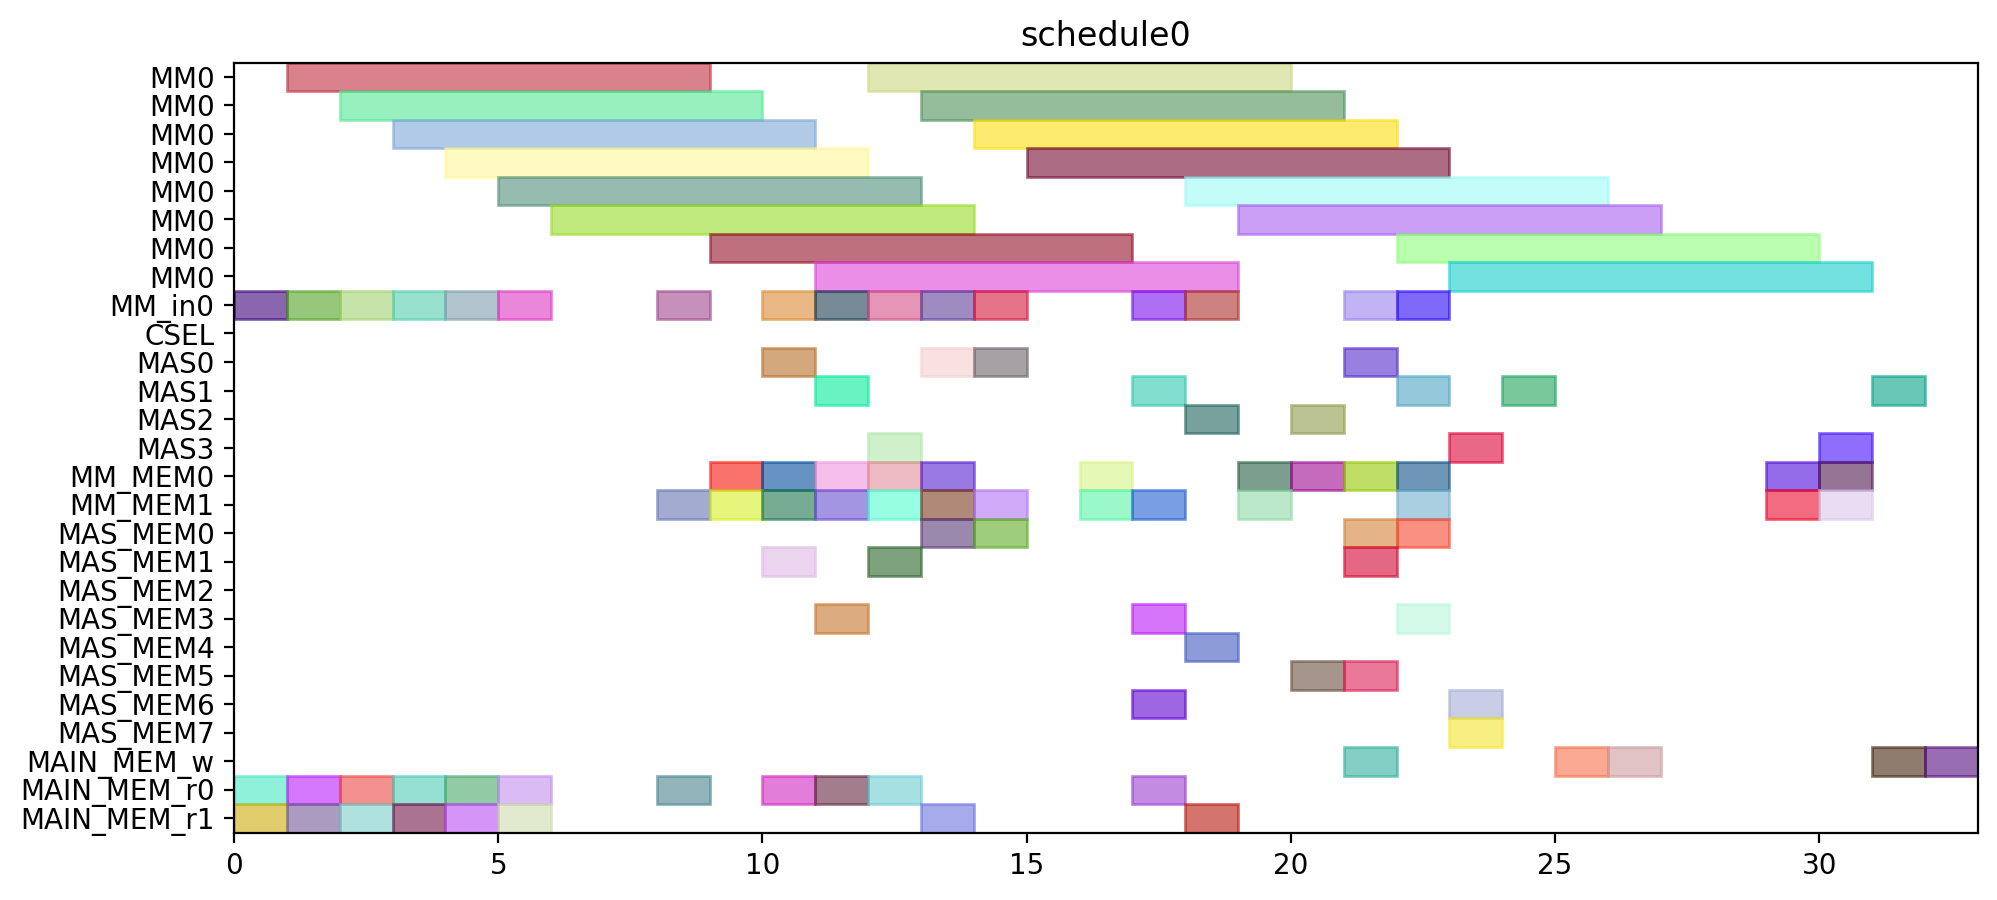

Write Python code to recreate this figure.
from pyschedule import Scenario, solvers, plotters, alt


def solve():
	horizon = 120
	S = Scenario("schedule0", horizon=horizon)

	# resource
	MM = S.Resources('MM', num=1, size=8)
	MM_in = S.Resources('MM_in', num=1)
	CSEL = S.Resource('CSEL')
	MAS = S.Resources('MAS', num=4, size=1, periods=range(1, horizon))
	MM_MEM = S.Resources('MM_MEM', num=2)
	MAS_MEM = S.Resources('MAS_MEM', num=8)
	MAIN_MEM_w = S.Resource('MAIN_MEM_w', size=1)
	MAIN_MEM_r = S.Resources('MAIN_MEM_r', num=2)

	# result of previous scheduling

	# new tasks
	t0 = S.Task('t0', length=8, delay_cost=1)
	t0 += alt(MM)
	t0_in = S.Task('t0_in', length=1, delay_cost=1)
	t0_in += alt(MM_in)
	S += t0_in*MM_in[0]<=t0*MM[0]
	t0_mem0 = S.Task('t0_mem0', length=1, delay_cost=1)
	t0_mem0 += MAIN_MEM_r[0]
	S += t0_mem0 <= t0

	t0_mem1 = S.Task('t0_mem1', length=1, delay_cost=1)
	t0_mem1 += MAIN_MEM_r[1]
	S += t0_mem1 <= t0

	t1 = S.Task('t1', length=8, delay_cost=1)
	t1 += alt(MM)
	t1_in = S.Task('t1_in', length=1, delay_cost=1)
	t1_in += alt(MM_in)
	S += t1_in*MM_in[0]<=t1*MM[0]
	t1_mem0 = S.Task('t1_mem0', length=1, delay_cost=1)
	t1_mem0 += MAIN_MEM_r[0]
	S += t1_mem0 <= t1

	t1_mem1 = S.Task('t1_mem1', length=1, delay_cost=1)
	t1_mem1 += MAIN_MEM_r[1]
	S += t1_mem1 <= t1

	t2 = S.Task('t2', length=8, delay_cost=1)
	t2 += alt(MM)
	t2_in = S.Task('t2_in', length=1, delay_cost=1)
	t2_in += alt(MM_in)
	S += t2_in*MM_in[0]<=t2*MM[0]
	t2_mem0 = S.Task('t2_mem0', length=1, delay_cost=1)
	t2_mem0 += MAIN_MEM_r[0]
	S += t2_mem0 <= t2

	t2_mem1 = S.Task('t2_mem1', length=1, delay_cost=1)
	t2_mem1 += MAIN_MEM_r[1]
	S += t2_mem1 <= t2

	t3 = S.Task('t3', length=8, delay_cost=1)
	t3 += alt(MM)
	t3_in = S.Task('t3_in', length=1, delay_cost=1)
	t3_in += alt(MM_in)
	S += t3_in*MM_in[0]<=t3*MM[0]
	t3_mem0 = S.Task('t3_mem0', length=1, delay_cost=1)
	t3_mem0 += MAIN_MEM_r[0]
	S += t3_mem0 <= t3

	t3_mem1 = S.Task('t3_mem1', length=1, delay_cost=1)
	t3_mem1 += MAIN_MEM_r[1]
	S += t3_mem1 <= t3

	t5 = S.Task('t5', length=8, delay_cost=1)
	t5 += alt(MM)
	t5_in = S.Task('t5_in', length=1, delay_cost=1)
	t5_in += alt(MM_in)
	S += t5_in*MM_in[0]<=t5*MM[0]
	t5_mem0 = S.Task('t5_mem0', length=1, delay_cost=1)
	t5_mem0 += MAIN_MEM_r[0]
	S += t5_mem0 <= t5

	t5_mem1 = S.Task('t5_mem1', length=1, delay_cost=1)
	t5_mem1 += MAIN_MEM_r[1]
	S += t5_mem1 <= t5

	t23 = S.Task('t23', length=8, delay_cost=1)
	t23 += alt(MM)
	t23_in = S.Task('t23_in', length=1, delay_cost=1)
	t23_in += alt(MM_in)
	S += t23_in*MM_in[0]<=t23*MM[0]
	t23_mem0 = S.Task('t23_mem0', length=1, delay_cost=1)
	t23_mem0 += MAIN_MEM_r[0]
	S += t23_mem0 <= t23

	t23_mem1 = S.Task('t23_mem1', length=1, delay_cost=1)
	t23_mem1 += MAIN_MEM_r[1]
	S += t23_mem1 <= t23

	t4 = S.Task('t4', length=1, delay_cost=1)
	t4 += alt(MAS)
	t4_mem0 = S.Task('t4_mem0', length=1, delay_cost=1)
	t4_mem0 += alt(MM_MEM)
	S += (t3*MM[0])-1 < t4_mem0*MM_MEM[0]
	S += t4_mem0 <= t4

	t4_mem1 = S.Task('t4_mem1', length=1, delay_cost=1)
	t4_mem1 += alt(MM_MEM)
	S += (t3*MM[0])-1 < t4_mem1*MM_MEM[1]
	S += t4_mem1 <= t4

	t6 = S.Task('t6', length=1, delay_cost=1)
	t6 += alt(MAS)
	t6_mem0 = S.Task('t6_mem0', length=1, delay_cost=1)
	t6_mem0 += alt(MM_MEM)
	S += (t5*MM[0])-1 < t6_mem0*MM_MEM[0]
	S += t6_mem0 <= t6

	t6_mem1 = S.Task('t6_mem1', length=1, delay_cost=1)
	t6_mem1 += alt(MM_MEM)
	S += (t5*MM[0])-1 < t6_mem1*MM_MEM[1]
	S += t6_mem1 <= t6

	t8 = S.Task('t8', length=8, delay_cost=1)
	t8 += alt(MM)
	t8_in = S.Task('t8_in', length=1, delay_cost=1)
	t8_in += alt(MM_in)
	S += t8_in*MM_in[0]<=t8*MM[0]
	t8_mem0 = S.Task('t8_mem0', length=1, delay_cost=1)
	t8_mem0 += MAIN_MEM_r[0]
	S += t8_mem0 <= t8

	t8_mem1 = S.Task('t8_mem1', length=1, delay_cost=1)
	t8_mem1 += alt(MM_MEM)
	S += (t2*MM[0])-1 < t8_mem1*MM_MEM[1]
	S += t8_mem1 <= t8

	t15 = S.Task('t15', length=8, delay_cost=1)
	t15 += alt(MM)
	t15_in = S.Task('t15_in', length=1, delay_cost=1)
	t15_in += alt(MM_in)
	S += t15_in*MM_in[0]<=t15*MM[0]
	t15_mem0 = S.Task('t15_mem0', length=1, delay_cost=1)
	t15_mem0 += MAIN_MEM_r[0]
	S += t15_mem0 <= t15

	t15_mem1 = S.Task('t15_mem1', length=1, delay_cost=1)
	t15_mem1 += alt(MM_MEM)
	S += (t2*MM[0])-1 < t15_mem1*MM_MEM[1]
	S += t15_mem1 <= t15

	t19 = S.Task('t19', length=1, delay_cost=1)
	t19 += alt(MAS)
	t19_mem0 = S.Task('t19_mem0', length=1, delay_cost=1)
	t19_mem0 += alt(MM_MEM)
	S += (t0*MM[0])-1 < t19_mem0*MM_MEM[0]
	S += t19_mem0 <= t19

	t19_mem1 = S.Task('t19_mem1', length=1, delay_cost=1)
	t19_mem1 += alt(MM_MEM)
	S += (t0*MM[0])-1 < t19_mem1*MM_MEM[1]
	S += t19_mem1 <= t19

	t24 = S.Task('t24', length=1, delay_cost=1)
	t24 += alt(MAS)
	t24_mem0 = S.Task('t24_mem0', length=1, delay_cost=1)
	t24_mem0 += alt(MM_MEM)
	S += (t23*MM[0])-1 < t24_mem0*MM_MEM[0]
	S += t24_mem0 <= t24

	t24_mem1 = S.Task('t24_mem1', length=1, delay_cost=1)
	t24_mem1 += alt(MM_MEM)
	S += (t23*MM[0])-1 < t24_mem1*MM_MEM[1]
	S += t24_mem1 <= t24

	t7 = S.Task('t7', length=8, delay_cost=1)
	t7 += alt(MM)
	t7_in = S.Task('t7_in', length=1, delay_cost=1)
	t7_in += alt(MM_in)
	S += t7_in*MM_in[0]<=t7*MM[0]
	t7_mem0 = S.Task('t7_mem0', length=1, delay_cost=1)
	t7_mem0 += MAIN_MEM_r[0]
	S += t7_mem0 <= t7

	t7_mem1 = S.Task('t7_mem1', length=1, delay_cost=1)
	t7_mem1 += alt(MAS_MEM)
	S += (t6*MAS[0])-1 < t7_mem1*MAS_MEM[1]
	S += (t6*MAS[1])-1 < t7_mem1*MAS_MEM[3]
	S += (t6*MAS[2])-1 < t7_mem1*MAS_MEM[5]
	S += (t6*MAS[3])-1 < t7_mem1*MAS_MEM[7]
	S += t7_mem1 <= t7

	t14 = S.Task('t14', length=8, delay_cost=1)
	t14 += alt(MM)
	t14_in = S.Task('t14_in', length=1, delay_cost=1)
	t14_in += alt(MM_in)
	S += t14_in*MM_in[0]<=t14*MM[0]
	S += 0<t14

	t14_w = S.Task('t14_w', length=1, delay_cost=1)
	t14_w += alt(MAIN_MEM_w)
	S += t14 <= t14_w

	t14_mem0 = S.Task('t14_mem0', length=1, delay_cost=1)
	t14_mem0 += MAIN_MEM_r[0]
	S += t14_mem0 <= t14

	t14_mem1 = S.Task('t14_mem1', length=1, delay_cost=1)
	t14_mem1 += alt(MAS_MEM)
	S += (t6*MAS[0])-1 < t14_mem1*MAS_MEM[1]
	S += (t6*MAS[1])-1 < t14_mem1*MAS_MEM[3]
	S += (t6*MAS[2])-1 < t14_mem1*MAS_MEM[5]
	S += (t6*MAS[3])-1 < t14_mem1*MAS_MEM[7]
	S += t14_mem1 <= t14

	t16 = S.Task('t16', length=1, delay_cost=1)
	t16 += alt(MAS)
	t16_mem0 = S.Task('t16_mem0', length=1, delay_cost=1)
	t16_mem0 += alt(MM_MEM)
	S += (t0*MM[0])-1 < t16_mem0*MM_MEM[0]
	S += t16_mem0 <= t16

	t16_mem1 = S.Task('t16_mem1', length=1, delay_cost=1)
	t16_mem1 += alt(MM_MEM)
	S += (t15*MM[0])-1 < t16_mem1*MM_MEM[1]
	S += t16_mem1 <= t16

	t20 = S.Task('t20', length=1, delay_cost=1)
	t20 += alt(MAS)
	t20_mem0 = S.Task('t20_mem0', length=1, delay_cost=1)
	t20_mem0 += alt(MM_MEM)
	S += (t0*MM[0])-1 < t20_mem0*MM_MEM[0]
	S += t20_mem0 <= t20

	t20_mem1 = S.Task('t20_mem1', length=1, delay_cost=1)
	t20_mem1 += alt(MAS_MEM)
	S += (t19*MAS[0])-1 < t20_mem1*MAS_MEM[1]
	S += (t19*MAS[1])-1 < t20_mem1*MAS_MEM[3]
	S += (t19*MAS[2])-1 < t20_mem1*MAS_MEM[5]
	S += (t19*MAS[3])-1 < t20_mem1*MAS_MEM[7]
	S += t20_mem1 <= t20

	t25 = S.Task('t25', length=8, delay_cost=1)
	t25 += alt(MM)
	t25_in = S.Task('t25_in', length=1, delay_cost=1)
	t25_in += alt(MM_in)
	S += t25_in*MM_in[0]<=t25*MM[0]
	t25_mem0 = S.Task('t25_mem0', length=1, delay_cost=1)
	t25_mem0 += alt(MAS_MEM)
	S += (t24*MAS[0])-1 < t25_mem0*MAS_MEM[0]
	S += (t24*MAS[1])-1 < t25_mem0*MAS_MEM[2]
	S += (t24*MAS[2])-1 < t25_mem0*MAS_MEM[4]
	S += (t24*MAS[3])-1 < t25_mem0*MAS_MEM[6]
	S += t25_mem0 <= t25

	t25_mem1 = S.Task('t25_mem1', length=1, delay_cost=1)
	t25_mem1 += MAIN_MEM_r[1]
	S += t25_mem1 <= t25

	t26 = S.Task('t26', length=8, delay_cost=1)
	t26 += alt(MM)
	t26_in = S.Task('t26_in', length=1, delay_cost=1)
	t26_in += alt(MM_in)
	S += t26_in*MM_in[0]<=t26*MM[0]
	t26_mem0 = S.Task('t26_mem0', length=1, delay_cost=1)
	t26_mem0 += alt(MAS_MEM)
	S += (t24*MAS[0])-1 < t26_mem0*MAS_MEM[0]
	S += (t24*MAS[1])-1 < t26_mem0*MAS_MEM[2]
	S += (t24*MAS[2])-1 < t26_mem0*MAS_MEM[4]
	S += (t24*MAS[3])-1 < t26_mem0*MAS_MEM[6]
	S += t26_mem0 <= t26

	t26_mem1 = S.Task('t26_mem1', length=1, delay_cost=1)
	t26_mem1 += alt(MM_MEM)
	S += (t1*MM[0])-1 < t26_mem1*MM_MEM[1]
	S += t26_mem1 <= t26

	t9 = S.Task('t9', length=1, delay_cost=1)
	t9 += alt(MAS)
	t9_mem0 = S.Task('t9_mem0', length=1, delay_cost=1)
	t9_mem0 += alt(MM_MEM)
	S += (t7*MM[0])-1 < t9_mem0*MM_MEM[0]
	S += t9_mem0 <= t9

	t9_mem1 = S.Task('t9_mem1', length=1, delay_cost=1)
	t9_mem1 += alt(MM_MEM)
	S += (t8*MM[0])-1 < t9_mem1*MM_MEM[1]
	S += t9_mem1 <= t9

	t17 = S.Task('t17', length=8, delay_cost=1)
	t17 += alt(MM)
	t17_in = S.Task('t17_in', length=1, delay_cost=1)
	t17_in += alt(MM_in)
	S += t17_in*MM_in[0]<=t17*MM[0]
	S += 0<t17

	t17_w = S.Task('t17_w', length=1, delay_cost=1)
	t17_w += alt(MAIN_MEM_w)
	S += t17 <= t17_w

	t17_mem0 = S.Task('t17_mem0', length=1, delay_cost=1)
	t17_mem0 += MAIN_MEM_r[0]
	S += t17_mem0 <= t17

	t17_mem1 = S.Task('t17_mem1', length=1, delay_cost=1)
	t17_mem1 += alt(MAS_MEM)
	S += (t16*MAS[0])-1 < t17_mem1*MAS_MEM[1]
	S += (t16*MAS[1])-1 < t17_mem1*MAS_MEM[3]
	S += (t16*MAS[2])-1 < t17_mem1*MAS_MEM[5]
	S += (t16*MAS[3])-1 < t17_mem1*MAS_MEM[7]
	S += t17_mem1 <= t17

	t21 = S.Task('t21', length=1, delay_cost=1)
	t21 += alt(MAS)
	t21_mem0 = S.Task('t21_mem0', length=1, delay_cost=1)
	t21_mem0 += alt(MAS_MEM)
	S += (t20*MAS[0])-1 < t21_mem0*MAS_MEM[0]
	S += (t20*MAS[1])-1 < t21_mem0*MAS_MEM[2]
	S += (t20*MAS[2])-1 < t21_mem0*MAS_MEM[4]
	S += (t20*MAS[3])-1 < t21_mem0*MAS_MEM[6]
	S += t21_mem0 <= t21

	t21_mem1 = S.Task('t21_mem1', length=1, delay_cost=1)
	t21_mem1 += alt(MM_MEM)
	S += (t15*MM[0])-1 < t21_mem1*MM_MEM[1]
	S += t21_mem1 <= t21

	t27 = S.Task('t27', length=1, delay_cost=1)
	t27 += alt(MAS)
	t27_mem0 = S.Task('t27_mem0', length=1, delay_cost=1)
	t27_mem0 += alt(MM_MEM)
	S += (t26*MM[0])-1 < t27_mem0*MM_MEM[0]
	S += t27_mem0 <= t27

	t27_mem1 = S.Task('t27_mem1', length=1, delay_cost=1)
	t27_mem1 += alt(MM_MEM)
	S += (t26*MM[0])-1 < t27_mem1*MM_MEM[1]
	S += t27_mem1 <= t27

	t10 = S.Task('t10', length=1, delay_cost=1)
	t10 += alt(MAS)
	t10_mem0 = S.Task('t10_mem0', length=1, delay_cost=1)
	t10_mem0 += alt(MM_MEM)
	S += (t1*MM[0])-1 < t10_mem0*MM_MEM[0]
	S += t10_mem0 <= t10

	t10_mem1 = S.Task('t10_mem1', length=1, delay_cost=1)
	t10_mem1 += alt(MAS_MEM)
	S += (t9*MAS[0])-1 < t10_mem1*MAS_MEM[1]
	S += (t9*MAS[1])-1 < t10_mem1*MAS_MEM[3]
	S += (t9*MAS[2])-1 < t10_mem1*MAS_MEM[5]
	S += (t9*MAS[3])-1 < t10_mem1*MAS_MEM[7]
	S += t10_mem1 <= t10

	t11 = S.Task('t11', length=1, delay_cost=1)
	t11 += alt(MAS)
	t11_mem0 = S.Task('t11_mem0', length=1, delay_cost=1)
	t11_mem0 += alt(MM_MEM)
	S += (t1*MM[0])-1 < t11_mem0*MM_MEM[0]
	S += t11_mem0 <= t11

	t11_mem1 = S.Task('t11_mem1', length=1, delay_cost=1)
	t11_mem1 += alt(MAS_MEM)
	S += (t9*MAS[0])-1 < t11_mem1*MAS_MEM[1]
	S += (t9*MAS[1])-1 < t11_mem1*MAS_MEM[3]
	S += (t9*MAS[2])-1 < t11_mem1*MAS_MEM[5]
	S += (t9*MAS[3])-1 < t11_mem1*MAS_MEM[7]
	S += t11_mem1 <= t11

	t22 = S.Task('t22', length=8, delay_cost=1)
	t22 += alt(MM)
	t22_in = S.Task('t22_in', length=1, delay_cost=1)
	t22_in += alt(MM_in)
	S += t22_in*MM_in[0]<=t22*MM[0]
	t22_mem0 = S.Task('t22_mem0', length=1, delay_cost=1)
	t22_mem0 += alt(MAS_MEM)
	S += (t21*MAS[0])-1 < t22_mem0*MAS_MEM[0]
	S += (t21*MAS[1])-1 < t22_mem0*MAS_MEM[2]
	S += (t21*MAS[2])-1 < t22_mem0*MAS_MEM[4]
	S += (t21*MAS[3])-1 < t22_mem0*MAS_MEM[6]
	S += t22_mem0 <= t22

	t22_mem1 = S.Task('t22_mem1', length=1, delay_cost=1)
	t22_mem1 += MAIN_MEM_r[1]
	S += t22_mem1 <= t22

	new_PZ = S.Task('new_PZ', length=1, delay_cost=1)
	new_PZ += alt(MAS)
	S += 0<new_PZ

	new_PZ_w = S.Task('new_PZ_w', length=1, delay_cost=1)
	new_PZ_w += alt(MAIN_MEM_w)
	S += new_PZ <= new_PZ_w

	new_PZ_mem0 = S.Task('new_PZ_mem0', length=1, delay_cost=1)
	new_PZ_mem0 += alt(MAS_MEM)
	S += (t27*MAS[0])-1 < new_PZ_mem0*MAS_MEM[0]
	S += (t27*MAS[1])-1 < new_PZ_mem0*MAS_MEM[2]
	S += (t27*MAS[2])-1 < new_PZ_mem0*MAS_MEM[4]
	S += (t27*MAS[3])-1 < new_PZ_mem0*MAS_MEM[6]
	S += new_PZ_mem0 <= new_PZ

	new_PZ_mem1 = S.Task('new_PZ_mem1', length=1, delay_cost=1)
	new_PZ_mem1 += alt(MAS_MEM)
	S += (t27*MAS[0])-1 < new_PZ_mem1*MAS_MEM[1]
	S += (t27*MAS[1])-1 < new_PZ_mem1*MAS_MEM[3]
	S += (t27*MAS[2])-1 < new_PZ_mem1*MAS_MEM[5]
	S += (t27*MAS[3])-1 < new_PZ_mem1*MAS_MEM[7]
	S += new_PZ_mem1 <= new_PZ

	t12 = S.Task('t12', length=8, delay_cost=1)
	t12 += alt(MM)
	t12_in = S.Task('t12_in', length=1, delay_cost=1)
	t12_in += alt(MM_in)
	S += t12_in*MM_in[0]<=t12*MM[0]
	t12_mem0 = S.Task('t12_mem0', length=1, delay_cost=1)
	t12_mem0 += alt(MAS_MEM)
	S += (t10*MAS[0])-1 < t12_mem0*MAS_MEM[0]
	S += (t10*MAS[1])-1 < t12_mem0*MAS_MEM[2]
	S += (t10*MAS[2])-1 < t12_mem0*MAS_MEM[4]
	S += (t10*MAS[3])-1 < t12_mem0*MAS_MEM[6]
	S += t12_mem0 <= t12

	t12_mem1 = S.Task('t12_mem1', length=1, delay_cost=1)
	t12_mem1 += alt(MAS_MEM)
	S += (t11*MAS[0])-1 < t12_mem1*MAS_MEM[1]
	S += (t11*MAS[1])-1 < t12_mem1*MAS_MEM[3]
	S += (t11*MAS[2])-1 < t12_mem1*MAS_MEM[5]
	S += (t11*MAS[3])-1 < t12_mem1*MAS_MEM[7]
	S += t12_mem1 <= t12

	t13 = S.Task('t13', length=8, delay_cost=1)
	t13 += alt(MM)
	t13_in = S.Task('t13_in', length=1, delay_cost=1)
	t13_in += alt(MM_in)
	S += t13_in*MM_in[0]<=t13*MM[0]
	t13_mem0 = S.Task('t13_mem0', length=1, delay_cost=1)
	t13_mem0 += alt(MAS_MEM)
	S += (t4*MAS[0])-1 < t13_mem0*MAS_MEM[0]
	S += (t4*MAS[1])-1 < t13_mem0*MAS_MEM[2]
	S += (t4*MAS[2])-1 < t13_mem0*MAS_MEM[4]
	S += (t4*MAS[3])-1 < t13_mem0*MAS_MEM[6]
	S += t13_mem0 <= t13

	t13_mem1 = S.Task('t13_mem1', length=1, delay_cost=1)
	t13_mem1 += alt(MAS_MEM)
	S += (t10*MAS[0])-1 < t13_mem1*MAS_MEM[1]
	S += (t10*MAS[1])-1 < t13_mem1*MAS_MEM[3]
	S += (t10*MAS[2])-1 < t13_mem1*MAS_MEM[5]
	S += (t10*MAS[3])-1 < t13_mem1*MAS_MEM[7]
	S += t13_mem1 <= t13

	new_PY = S.Task('new_PY', length=1, delay_cost=1)
	new_PY += alt(MAS)
	S += 0<new_PY

	new_PY_w = S.Task('new_PY_w', length=1, delay_cost=1)
	new_PY_w += alt(MAIN_MEM_w)
	S += new_PY <= new_PY_w

	new_PY_mem0 = S.Task('new_PY_mem0', length=1, delay_cost=1)
	new_PY_mem0 += alt(MM_MEM)
	S += (t12*MM[0])-1 < new_PY_mem0*MM_MEM[0]
	S += new_PY_mem0 <= new_PY

	new_PY_mem1 = S.Task('new_PY_mem1', length=1, delay_cost=1)
	new_PY_mem1 += alt(MM_MEM)
	S += (t22*MM[0])-1 < new_PY_mem1*MM_MEM[1]
	S += new_PY_mem1 <= new_PY

	new_PX = S.Task('new_PX', length=1, delay_cost=1)
	new_PX += alt(MAS)
	S += 0<new_PX

	new_PX_w = S.Task('new_PX_w', length=1, delay_cost=1)
	new_PX_w += alt(MAIN_MEM_w)
	S += new_PX <= new_PX_w

	new_PX_mem0 = S.Task('new_PX_mem0', length=1, delay_cost=1)
	new_PX_mem0 += alt(MM_MEM)
	S += (t13*MM[0])-1 < new_PX_mem0*MM_MEM[0]
	S += new_PX_mem0 <= new_PX

	new_PX_mem1 = S.Task('new_PX_mem1', length=1, delay_cost=1)
	new_PX_mem1 += alt(MM_MEM)
	S += (t25*MM[0])-1 < new_PX_mem1*MM_MEM[1]
	S += new_PX_mem1 <= new_PX

	solvers.mip.solve(S,msg=1,kind='CPLEX',ratio_gap=1.01)

	solution = [['hoge']*len(S.solution()[1]) for i in range(len(S.solution()))]
	for i in range(len(S.solution())):
		for j in range(len(S.solution()[i])):
			solution[i][j]=str(S.solution()[i][j])
	print(solution)

	cycles = int(solution[-1][3])

	pic_file_name = "/home/mfukuda/ABE/multiRAM_multiMAS_16mux/scheduling_result/stage8MM1_stage1MAS4/EP_DBL_A_ANY/schedule0.png"
	if(S.solution() != []):
		plotters.matplotlib.plot(S,img_filename=pic_file_name, show_task_labels=False, fig_size=(cycles*0.25+3, 5))

	return solution
